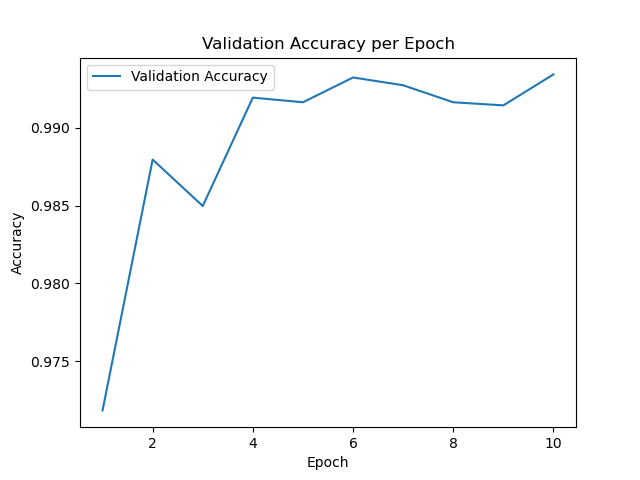

The Python source for this figure:
import sys 
sys.path.append(r"ResNet_kan")
from src.efficient_kan import KAN

# Train on MNIST
import torch
import torch.nn as nn
import torch.optim as optim
import torchvision
import torchvision.transforms as transforms
from torch.utils.data import DataLoader
from tqdm import tqdm
import  matplotlib.pyplot  as plt

class BasicBlock(nn.Module):
    expansion = 1  # 残差块的扩展系数，用于计算输出通道数与输入通道数的比例
 
    def __init__(self, in_channel, out_channel, stride=1, downsample=None, **kwargs):
        """
        初始化函数，用于创建BasicBlock对象。

        参数:
            in_channel (int): 输入通道数，即输入特征图的深度。
            out_channel (int): 输出通道数，即输出特征图的深度。
            stride (int, optional): 卷积步长，默认为1。
            downsample (nn.Sequential, optional): 下采样层，用于调整输入特征图与输出特征图之间的维度匹配。默认为None。
        """
        super(BasicBlock, self).__init__()
        # 第一个卷积层：3x3卷积，stride用于控制卷积步长，padding为1保持特征图大小不变，bias设为False表示不使用偏置
        self.conv1 = nn.Conv2d(in_channels=in_channel, out_channels=out_channel,
                               kernel_size=3, stride=stride, padding=1, bias=False)
        # 批归一化层，对卷积输出进行批归一化
        self.bn1 = nn.BatchNorm2d(out_channel)
        self.relu = nn.ReLU()
        # 第二个卷积层，同样是3x3卷积，但不改变特征图大小
        self.conv2 = nn.Conv2d(in_channels=out_channel, out_channels=out_channel,
                               kernel_size=3, stride=1, padding=1, bias=False)
        self.bn2 = nn.BatchNorm2d(out_channel)
        # 下采样层，用于调整输入特征图与输出特征图之间的维度匹配
        self.downsample = downsample
 
    def forward(self, x):
        """
        前向传播函数，定义了BasicBlock的前向计算过程。

        参数:
            x (torch.Tensor): 输入特征图，形状为(batch_size, in_channel, H, W)。

        返回:
            torch.Tensor: 输出特征图，形状为(batch_size, out_channel, H, W)。
        """
        # 将输入保存为恒等映射，用于后续的残差连接
        identity = x
        # 如果有下采样层，则对输入进行下采样
        if self.downsample is not None:
            identity = self.downsample(x)
        # 第一个卷积层：卷积 + 批归一化 + ReLU
        out = self.conv1(x)
        out = self.bn1(out)
        out = self.relu(out)
        # 第二个卷积层：卷积 + 批归一化
        out = self.conv2(out)
        out = self.bn2(out)
        # 将卷积输出与输入特征图进行残差连接
        out += identity
        # 经过ReLU激活函数
        out = self.relu(out)
 
        return out
 
 
class Bottleneck(nn.Module):
    expansion = 4 # 残差块的扩展系数，用于计算输出通道数与输入通道数的比例
    def __init__(self, in_channel, out_channel, stride=1, downsample=None,
                 groups=1, width_per_group=64):
        """
        初始化函数，用于创建Bottleneck对象。

        参数:
            in_channel (int): 输入通道数，即输入特征图的深度。
            out_channel (int): 输出通道数，即输出特征图的深度。
            stride (int, optional): 卷积步长，默认为1。
            downsample (nn.Sequential, optional): 下采样层，用于调整输入特征图与输出特征图之间的维度匹配。默认为None。
            groups (int, optional): 分组卷积的组数，默认为1。
            width_per_group (int, optional): 分组卷积的每组通道数，默认为64。
        """
        super(Bottleneck, self).__init__()
        # 计算Bottleneck中间卷积层的输出通道数
        width = int(out_channel * (width_per_group / 64.)) * groups
        # 第一个卷积层：1x1卷积，用于减少通道数
        self.conv1 = nn.Conv2d(in_channels=in_channel, out_channels=width,
                               kernel_size=1, stride=1, bias=False)  # squeeze channels
        self.bn1 = nn.BatchNorm2d(width)
        # 第二个卷积层：3x3卷积，使用分组卷积减少计算量
        self.conv2 = nn.Conv2d(in_channels=width, out_channels=width, groups=groups,
                               kernel_size=3, stride=stride, bias=False, padding=1)
        self.bn2 = nn.BatchNorm2d(width)
        # 第三个卷积层：1x1卷积，用于恢复通道数，并进行扩展
        self.conv3 = nn.Conv2d(in_channels=width, out_channels=out_channel*self.expansion,
                               kernel_size=1, stride=1, bias=False)  # unsqueeze channels
        self.bn3 = nn.BatchNorm2d(out_channel*self.expansion)
        self.relu = nn.ReLU(inplace=True) # 非线性激活函数ReLU
        self.downsample = downsample  # 下采样层，用于调整输入特征图与输出特征图之间的维度匹配
 
    def forward(self, x):
        """
        前向传播函数，定义了Bottleneck的前向计算过程。

        参数:
            x (torch.Tensor): 输入特征图，形状为(batch_size, in_channel, H, W)。

        返回:
            torch.Tensor: 输出特征图，形状为(batch_size, out_channel * expansion, H, W)。
        """
        identity = x # 将输入保存为恒等映射，用于后续的残差连接
        if self.downsample is not None: # 如果有下采样层，则对输入进行下采样
            identity = self.downsample(x)
        # 第一个卷积层：1x1卷积 + 批归一化 + ReLU
        out = self.conv1(x)
        out = self.bn1(out)
        out = self.relu(out)
        # 第二个卷积层：3x3卷积（分组卷积） + 批归一化 + ReLU
        out = self.conv2(out)
        out = self.bn2(out)
        out = self.relu(out)
        # 第三个卷积层：1x1卷积 + 批归一化
        out = self.conv3(out)
        out = self.bn3(out)
        # 将卷积输出与输入特征图进行残差连接
        out += identity
        out = self.relu(out) # 经过ReLU激活函数
 
        return out
 
 
class ResNet(nn.Module):
 
    def __init__(self,
                 block,
                 blocks_num,
                 set_device: None,       # Set_device" is to configure the training device for Kan. This parameter needs to be set during training.
                 num_classes=1000,
                 include_top=False,      # If you want to use the standard ResNet for classification, please set this to True.
                 include_top_kan = True, # If you want to use the ResNet+KAN for classification, please set this to True.
                 groups=1,
                 width_per_group=64):
        """
        初始化函数，用于创建 ResNet 网络。

        参数:
            block (nn.Module): 残差块类型，可以是 BasicBlock 或 Bottleneck。
            blocks_num (list): 包含每个阶段的残差块数量的列表。
            set_device (None): 用于配置训练设备的参数。这个参数需要在训练过程中设置。
            num_classes (int, optional): 分类任务的类别数量，默认为 1000。
            include_top (bool, optional): 如果想要使用标准的 ResNet 进行分类，请设置为 True。默认为 False。
            include_top_kan (bool, optional): 如果想要使用 ResNet+KAN 进行分类，请设置为 True。默认为 True。
            groups (int, optional): 分组卷积的组数，默认为 1。
            width_per_group (int, optional): 分组卷积的每组通道数，默认为 64。
        """
        super().__init__()
        # 设置是否包含顶层分类器和是否包含 KAN
        self.include_top = include_top
        self.include_top_kan = include_top_kan
        self.in_channel = 64 # 输入通道数
        # 分组卷积的参数
        self.groups = groups
        self.width_per_group = width_per_group
         # 第一个卷积层
        self.conv1 = nn.Conv2d(1, self.in_channel, kernel_size=7, stride=2,padding=3, bias=False)
        self.bn1 = nn.BatchNorm2d(self.in_channel)
        self.relu = nn.ReLU(inplace=True)
        self.maxpool = nn.MaxPool2d(kernel_size=3, stride=2, padding=1)
        # 创建每个阶段的残差块序列
        self.layer1 = self._make_layer(block, 64, blocks_num[0])
        self.layer2 = self._make_layer(block, 128, blocks_num[1], stride=2)
        self.layer3 = self._make_layer(block, 256, blocks_num[2], stride=2)
        self.layer4 = self._make_layer(block, 512, blocks_num[3], stride=2)
        # 如果包含顶层分类器，则创建全局平均池化层和线性分类器
        if self.include_top: 
            self.avgpool = nn.AdaptiveAvgPool2d((1, 1))  # output size = (1, 1)
            self.fc = nn.Linear(512 * block.expansion, num_classes)
        # 如果包含 KAN，则创建 KAN 层
        if self.include_top_kan:
            self.avgpool = nn.AdaptiveAvgPool2d((1, 1))  # torch.Size([2, 512, 1, 1])
            # self.linear = nn.Linear(512,64* block.expansion)
            self.kan = KAN([512 * block.expansion,64,num_classes])
        # 初始化所有卷积层的参数        
        for m in self.modules():
            if isinstance(m, nn.Conv2d):
                nn.init.kaiming_normal_(m.weight, mode='fan_out', nonlinearity='relu')
 
    def _make_layer(self, block, channel, block_num, stride=1):
        """
        创建一个残差块序列。

        参数:
            block (nn.Module): 残差块类型，可以是 BasicBlock 或 Bottleneck。
            channel (int): 残差块中间卷积层的输出通道数。
            block_num (int): 残差块数量。
            stride (int, optional): 第一个残差块的步长，默认为 1。

        返回:
            nn.Sequential: 包含多个残差块的序列。
        """
        downsample = None
        # 如果步长不为 1 或输入通道数不等于输出通道数乘以残差块扩展系数，则添加下采样层
        if stride != 1 or self.in_channel != channel * block.expansion:
            downsample = nn.Sequential(
                nn.Conv2d(self.in_channel, channel * block.expansion, kernel_size=1, stride=stride, bias=False),
                nn.BatchNorm2d(channel * block.expansion))
        # 创建残差块序列
        layers = []
        layers.append(block(self.in_channel,
                            channel,
                            downsample=downsample,
                            stride=stride,
                            groups=self.groups,
                            width_per_group=self.width_per_group))
        self.in_channel = channel * block.expansion
        # 创建多个残差块
        for _ in range(1, block_num):
            layers.append(block(self.in_channel,
                                channel,
                                groups=self.groups,
                                width_per_group=self.width_per_group))
 
        return nn.Sequential(*layers)
 
    def forward(self, x):
        """
        定义了 ResNet 网络的前向传播过程。

        参数:
            x (torch.Tensor): 输入数据，形状为(batch_size, in_channel, H, W)。

        返回:
            torch.Tensor: 输出特征图或分类结果。
        """
        # 第一层卷积和池化
        x = self.conv1(x)
        x = self.bn1(x)
        x = self.relu(x)
        x = self.maxpool(x)
        # 多个残差块序列
        x = self.layer1(x)
        x = self.layer2(x)
        x = self.layer3(x)
        x = self.layer4(x)
        # 如果包含顶层分类器，进行全局平均池化和线性分类
        if self.include_top:
            x = self.avgpool(x)
            x = torch.flatten(x, 1)
            x = self.fc(x)
        # 如果包含 KAN，进行全局平均池化和 KAN 操作
        if self.include_top_kan:
            x = self.avgpool(x)
            x = torch.flatten(x, 1)
            # x = self.linear(x)
            x = self.kan(x)
        return x
 
def resnet34(set_device,num_classes=1000, include_top=False,include_top_kan=True):

    return ResNet(BasicBlock, [3, 4, 6, 3], set_device=set_device,num_classes=num_classes, include_top=include_top,include_top_kan=include_top_kan)
 
# Load MNIST
# 定义数据预处理转换：将图像转换为张量，并进行归一化
transform = transforms.Compose(
    [transforms.ToTensor(), transforms.Normalize((0.5,), (0.5,))]
)
# 创建训练数据集
trainset = torchvision.datasets.MNIST(
    root="./data", train=True, download=True, transform=transform
)
valset = torchvision.datasets.MNIST(
    root="./data", train=False, download=True, transform=transform
)
# 创建训练数据加载器
trainloader = DataLoader(trainset, batch_size=64, shuffle=True)
valloader = DataLoader(valset, batch_size=64, shuffle=False)

device = torch.device("cuda" if torch.cuda.is_available() else "cpu")
num_class = 10

model= resnet34(set_device = device,num_classes=num_class,
                include_top=False,
                include_top_kan=True
                ).to(device)
# Define model
device = torch.device("cuda" if torch.cuda.is_available() else "cpu")
model.to(device)
# 将模型移动到可用的设备上（GPU 或 CPU）
optimizer = optim.AdamW(model.parameters(), lr=1e-3, weight_decay=1e-4)
# 定义学习率调度器
scheduler = optim.lr_scheduler.ExponentialLR(optimizer, gamma=0.8)

# 定义损失函数 计算模型输出与实际标签之间的损失
criterion = nn.CrossEntropyLoss()

# Lists to store loss and accuracy for plotting
train_losses = []
train_accuracies = []
val_losses = []
val_accuracies = []

for epoch in range(10):
    # 训练阶段
    model.train()
    # 使用 tqdm 显示训练进度条
    with tqdm(trainloader) as pbar:
        # 遍历训练数据加载器中的每个批次
        for i, (images, labels) in enumerate(pbar):
            # images = images.view(-1, 28 * 28).to(device)  # 将图像数据展平为一维张量，并移到指定设备上
            images = images.to(device)
            optimizer.zero_grad() # 梯度清零
            output = model(images) # 前向传播计算输出
            loss = criterion(output, labels.to(device)) # 计算损失
            loss.backward() # 反向传播
            optimizer.step()  # 更新优化器参数
            accuracy = (output.argmax(dim=1) == labels.to(device)).float().mean() # 计算当前批次的平均准确率
            pbar.set_postfix(loss=loss.item(), accuracy=accuracy.item(), lr=optimizer.param_groups[0]['lr'])  # 在进度条中显示当前损失、准确率和学习率
            train_losses.append(loss.item())
            train_accuracies.append(accuracy.item())

    # 验证阶段
    model.eval()
    val_loss = 0
    val_accuracy = 0
    # 禁用梯度计算
    with torch.no_grad():
        # 遍历验证数据加载器中的每个批次
        for images, labels in valloader:
            # 将图像数据展平为一维张量，并移到指定设备上
            # images = images.view(-1, 28 * 28).to(device)
            images = images.to(device)
            output = model(images) # 前向传播计算输出
            val_loss += criterion(output, labels.to(device)).item() # 计算验证损失
            val_accuracy += ( # 计算验证准确率
                (output.argmax(dim=1) == labels.to(device)).float().mean().item()
            )
    val_loss /= len(valloader) # 计算平均验证损失和平均验证准确率
    val_accuracy /= len(valloader)
    val_losses.append(val_loss)
    val_accuracies.append(val_accuracy)

    # 更新学习率
    scheduler.step()
    # 打印当前 epoch 的验证损失和验证准确率
    print(
        f"Epoch {epoch + 1}, Val Loss: {val_loss}, Val Accuracy: {val_accuracy}"
    )

# 绘制准确率图
epochs = range(1, 11)
plt.plot(epochs, val_accuracies, label='Validation Accuracy')
plt.xlabel('Epoch')
plt.ylabel('Accuracy')
plt.title('Validation Accuracy per Epoch')
plt.legend()
plt.savefig('kan_resnet_mnist.png')  # 保存绘制的图像
plt.show()